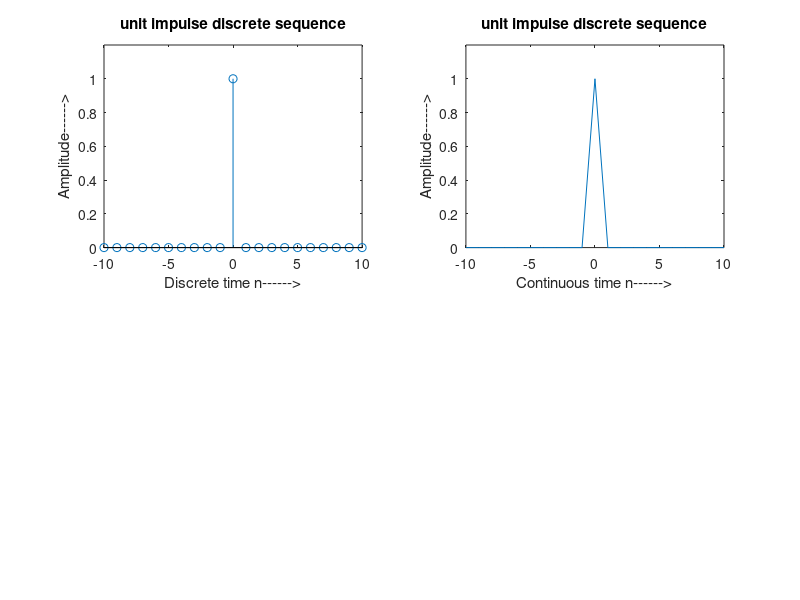

This chart was generated by the following MATLAB code:
% unit impulse discrete sequence
n=-10:1:10;
impulse=[zeros(1,10),ones(1,1),zeros(1,10)];
subplot(2,2,1);
stem(n,impulse);
xlabel('Discrete time n------>');
ylabel('Amplitude------>');
title('unit impulse discrete sequence');
axis([-10 10 0 1.2]);

% unit impulse continuous sequence
n=-10:1:10;
impulse=[zeros(1,10),ones(1,1),zeros(1,10)];
subplot(2,2,2);
plot(n,impulse);
xlabel('Continuous time n------>');
ylabel('Amplitude------>');
title('unit impulse discrete sequence');
axis([-10 10 0 1.2]);
